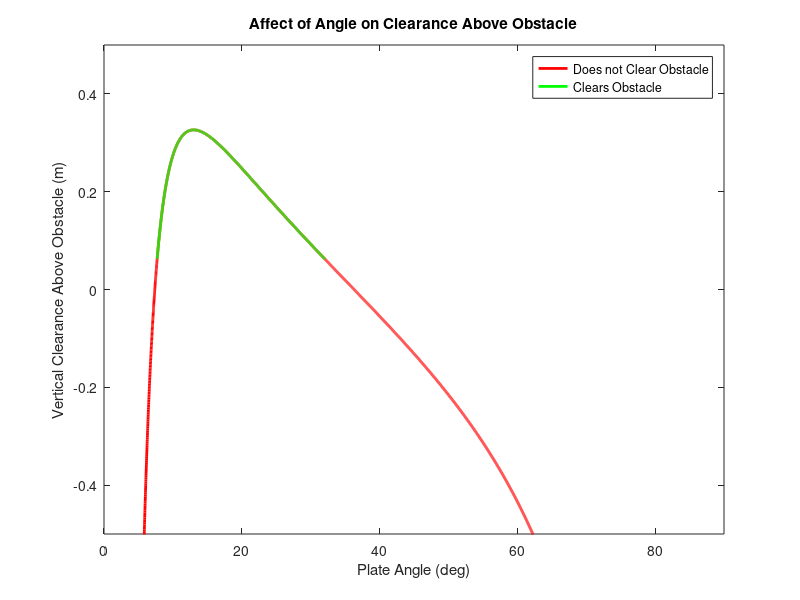
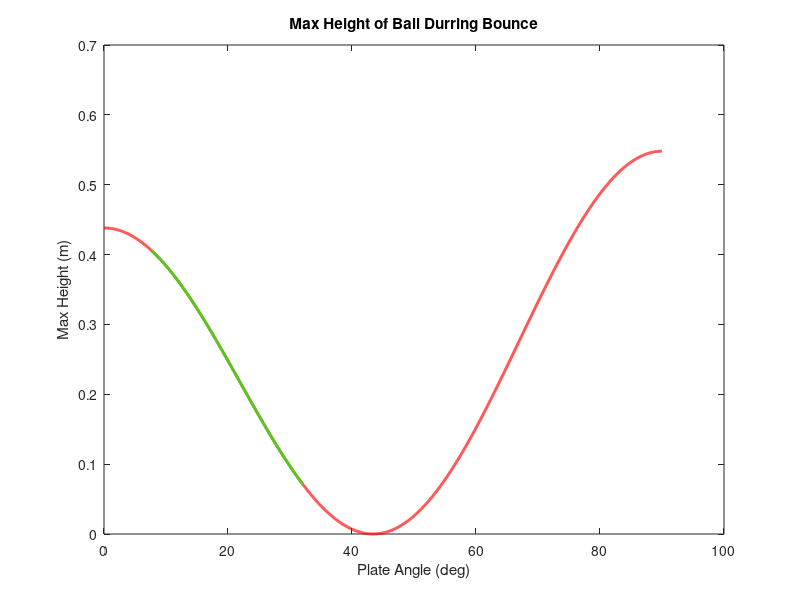

These figures' MATLAB source, in order: (Note: this script raises an error after producing the figures.)
%% Ball Bounce Project
% Code By: Brandon Ching
% Group: Ben Bartlett, Sarah Ford, James Dornblaser
clc; clear; close all;

%% Initial Setup
E = 0.894153; % COR of ball/plate
h = 0.548; % height at which ball is droped from above impact point
obj_x = 0.456; %x length of the object placement from impact
obj_y = 0.062; %y height of the object placement from impact
g = 9.81; % g, gravity, m/s^2
y0 = 0; % y, initial vertical position, m
x0 = 0; % x, initial horizontal position, m
alpha = 0:0.01:90; %vary the plate angle from flat to vertical

%% Determine whether or not the ball will clear the obstacle
v_2 = (E .* cosd(alpha) * sqrt(2*g*h)) ./ (sind(atand(E*cotd(alpha)))); % v, initial velocity
angle = atand(E*cotd(alpha)) - alpha; % angle, launch angle
y_clear = -((g*obj_x^2) ./ (2 * v_2.^2 .* cosd(angle).^2)) + (obj_x .* tand(angle));
cleared = y_clear > obj_y;

figure % New figure
plot(alpha, y_clear, 'r', 'LineWidth' , 2); hold on;
plot(alpha(cleared),y_clear(cleared), 'g', 'LineWidth' , 2); hold off;
xlabel("Plate Angle (deg)")
ylabel("Vertical Clearance Above Obstacle (m)")
title("Affect of Angle on Clearance Above Obstacle")
legend('Does not Clear Obstacle','Clears Obstacle');
axis([0 90 -0.5 0.5])

%% Solve for the Max Height of the Ball's Trajectory
h_max = (v_2.^2 .* sind(angle).^2) ./ (2*g);

figure % New figure
plot(alpha, h_max, 'r', 'LineWidth' , 2); hold on;
plot(alpha(y_clear > obj_y),h_max(y_clear > obj_y), 'g', 'LineWidth' , 2); hold off;
xlabel("Plate Angle (deg)")
ylabel("Max Height (m)")
title("Max Height of Ball Durring Bounce")
legend('Does not Clear Obstacle','Clears Obstacle','Location', 'NW');

%% Plot Best Path and acutal
best_alpha = min(alpha(logical(cleared)));
best_angle = angle(find(alpha==best_alpha));
best_v_2 = v_2(find(alpha==best_alpha));
t_f = (2 * best_v_2 * sind(best_angle))/g;
t = linspace(0,t_f,1000);
x = best_v_2 * cosd(best_angle) * t;
y = -((1/2) * (g * t.^2)) + (best_v_2 .* sind(best_angle) .* t);

x_act = [0 0.02514 0.0565 0.08277 0.113 0.142 0.180 0.203 0.233 0.262 0.294 0.322 0.352 0.379 0.402 0.43 0.45 0.472 0.490];
y_act = [0 0.07294 0.166 0.23 0.29 0.34 0.383 0.401 0.412 0.412 0.4 0.372 0.334 0.285 0.234 0.165 0.111 0.0229 -0.05723];

figure % New figure
plot(x, y, 'g', 'LineWidth' , 2); hold on;
plot(x_act, y_act, 'b--', 'LineWidth' , 2); hold on;
plot(obj_x,obj_y, 'b.', 'MarkerSize', 30); hold off;
xlabel("Vertical Distace (m)")
ylabel("Horizontal Distance(m)")
title("Simulated vs Actual Ball Trajectory of Aluminium Plate and Nylon Ball")
legend('Predicted Trajectory','Actual Trajectory', 'Obstacle', 'Location', 'NW');
axis([0 0.5 0 0.5])

%% Print out a summary of the data
fprintf("With a COR of e=%f, this plate/ball combination can clear an obstacle %.3fm away and %.3fm high when the plate angle is between %.2f-%.2f degrees.\n",E,obj_x,obj_y, min(alpha(logical(cleared))), max(alpha(logical(cleared))))
fprintf("The best angle to clear the obstacle & maximize height is %.2f degrees with a height of %fm.\n", best_alpha, max(h_max(logical(cleared))))
